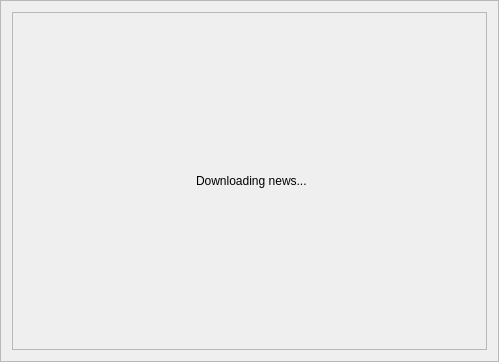
<?xml version="1.0" encoding="UTF-8"?>
<ui version="4.0">
 <class>NewsFrame</class>
 <widget class="QFrame" name="NewsFrame">
  <property name="geometry">
   <rect>
    <x>0</x>
    <y>0</y>
    <width>499</width>
    <height>362</height>
   </rect>
  </property>
  <property name="windowTitle">
   <string>Frame</string>
  </property>
  <property name="frameShape">
   <enum>QFrame::StyledPanel</enum>
  </property>
  <property name="frameShadow">
   <enum>QFrame::Raised</enum>
  </property>
  <layout class="QVBoxLayout" name="verticalLayout">
   <property name="spacing">
    <number>0</number>
   </property>
   <item>
    <widget class="QFrame" name="loadingFrame">
     <property name="frameShape">
      <enum>QFrame::StyledPanel</enum>
     </property>
     <property name="frameShadow">
      <enum>QFrame::Raised</enum>
     </property>
     <layout class="QHBoxLayout" name="horizontalLayout">
      <item>
       <widget class="QLabel" name="loadingGIF">
        <property name="sizePolicy">
         <sizepolicy hsizetype="Preferred" vsizetype="Preferred">
          <horstretch>6</horstretch>
          <verstretch>0</verstretch>
         </sizepolicy>
        </property>
        <property name="text">
         <string/>
        </property>
        <property name="alignment">
         <set>Qt::AlignRight|Qt::AlignTrailing|Qt::AlignVCenter</set>
        </property>
       </widget>
      </item>
      <item>
       <widget class="QLabel" name="header">
        <property name="sizePolicy">
         <sizepolicy hsizetype="Preferred" vsizetype="Preferred">
          <horstretch>10</horstretch>
          <verstretch>0</verstretch>
         </sizepolicy>
        </property>
        <property name="text">
         <string>Downloading news...</string>
        </property>
       </widget>
      </item>
     </layout>
    </widget>
   </item>
  </layout>
 </widget>
 <resources/>
 <connections/>
</ui>
